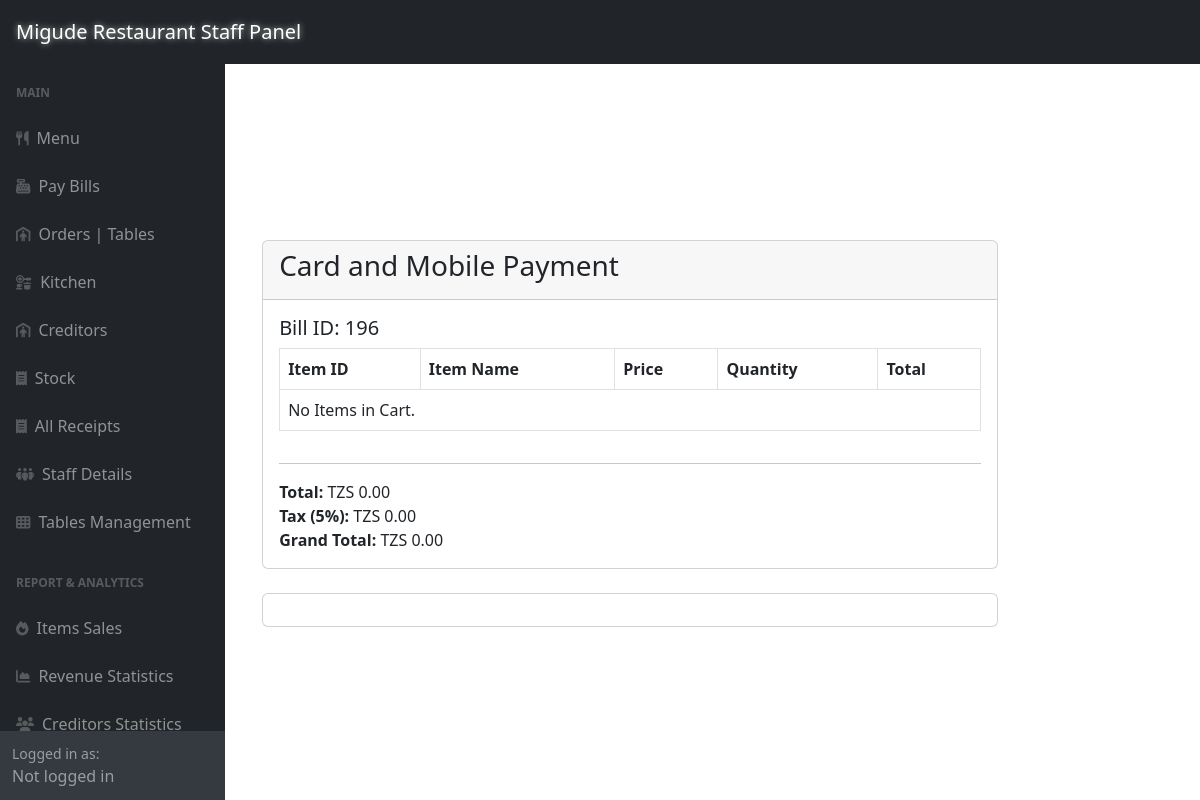
Page /adminSide/posBackend/creditCard.php?bill_id=196 on the earlier database version.
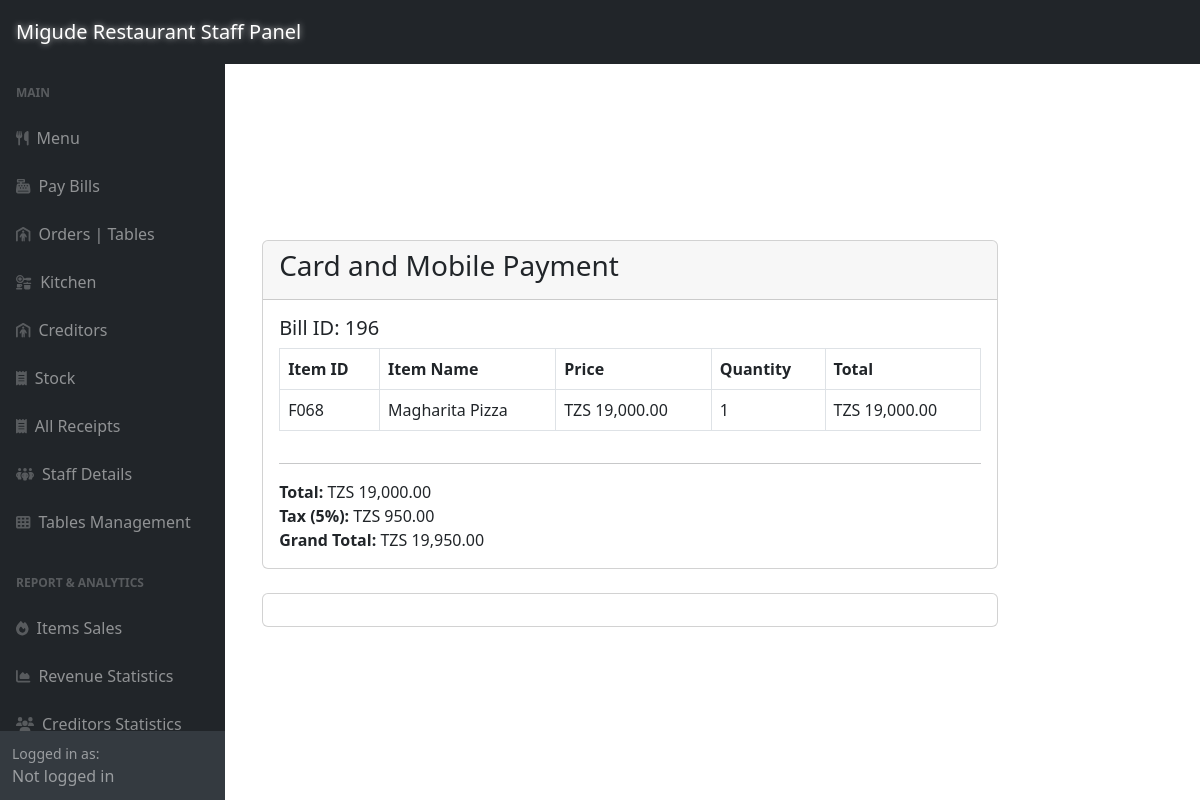
Same page on the later database version.
### tables this page shows
CREATE TABLE `bill_items` (
  `bill_item_id` int(11) NOT NULL,
  `bill_id` int(11) DEFAULT NULL,
  `item_id` varchar(6) DEFAULT NULL,
  `quantity` int(11) DEFAULT NULL,
  `item_source` enum('menu','stock') NOT NULL,
  `unit` enum('base','aggregate') DEFAULT NULL,
  `source` enum('menu','stock') NOT NULL
);

CREATE TABLE `menu` (
  `item_id` varchar(6) NOT NULL,
  `item_name` varchar(255) DEFAULT NULL,
  `item_type` varchar(255) DEFAULT NULL,
  `item_category` varchar(255) DEFAULT NULL,
  `item_price` decimal(10,2) DEFAULT NULL,
  `expense_amount` decimal(10,2) DEFAULT 0.00,
  `expense_types` text DEFAULT NULL,
  `item_description` varchar(255) DEFAULT NULL
);

### adminSide/posBackend/creditCard.php (the view, shortened to what this page needs)
<?php
require_once '../config.php';
include '../inc/dashHeader.php';
$bill_id = $_GET['bill_id'];
?>
<div class="container" style="margin-top: 15rem;">
    <div class="row justify-content-center">
        <div class="col-md-8">
            <div class="card">
                <div class="card-header">
                    <h3 class="card-title">Card and Mobile Payment</h3>
                </div>
                <div class="card-body">
                    <h5>Bill ID: <?php echo $bill_id; ?></h5>
                    <div class="table-responsive">
                        <table class="table table-bordered">
                            <thead>
                                <tr>
                                    <th>Item ID</th>
                                    <th>Item Name</th>
                                    <th>Price</th>
                                    <th>Quantity</th>
                                    <th>Total</th>
                                </tr>
                            </thead>
                            <tbody>
                                <?php
                                $cart_query = "SELECT bi.*, m.item_name, m.item_price FROM bill_items bi
                                               JOIN menu m ON bi.item_id = m.item_id
                                               WHERE bi.bill_id = '$bill_id'";
                                $cart_result = mysqli_query($link, $cart_query);
                                $cart_total = 0;
                                $tax = 0.05;
                                if ($cart_result && mysqli_num_rows($cart_result) > 0) {
                                    while ($cart_row = mysqli_fetch_assoc($cart_result)) {
                                        $item_id = $cart_row['item_id'];
                                        $item_name = $cart_row['item_name'];
                                        $item_price = $cart_row['item_price'];
                                        $quantity = $cart_row['quantity'];
                                        $total = $item_price * $quantity;
                                        $cart_total += $total;
                                        echo '<tr>';
                                        echo '<td>' . $item_id . '</td>';
                                        echo '<td>' . $item_name . '</td>';
                                        echo '<td>TZS ' . number_format($item_price, 2) . '</td>';
                                        echo '<td>' . $quantity . '</td>';
                                        echo '<td>TZS ' . number_format($total, 2) . '</td>';
                                        echo '</tr>';
                                    }
                                } else {
                                    echo '<tr><td colspan="6">No Items in Cart.</td></tr>';
                                }
                                ?>
                            </tbody>
                        </table>
                    </div>
                    <hr>
                    <div class="text-right">
                        <?php
                        echo "<strong>Total:</strong> TZS " . number_format($cart_total, 2) . "<br>";
                        echo "<strong>Tax (5%):</strong> TZS " . number_format($cart_total * $tax, 2) . "<br>";
                        $GRANDTOTAL = $tax * $cart_total + $cart_total;
                        echo "<strong>Grand Total:</strong> TZS " . number_format($GRANDTOTAL, 2);
                        ?>
                    </div>
                </div>
            </div>
            <div class="card mt-4">
                <div class="card-body text-center">
                </div>
            </div>
        </div>
    </div>
</div>
<?php include '../inc/dashFooter.php'; ?>

Differences in the rows shown:
added bill_items: item "F068", item.item_name "Magharita Pizza", item.item_price "19,000.00", quantity "1", total "19,000.00"
Other differences:
$cart_total: "0.00" → "19,000.00"
$cart_total * $tax: "0.00" → "950.00"
$GRANDTOTAL: "0.00" → "19,950.00"
text no longer shown: "No Items in Cart."
